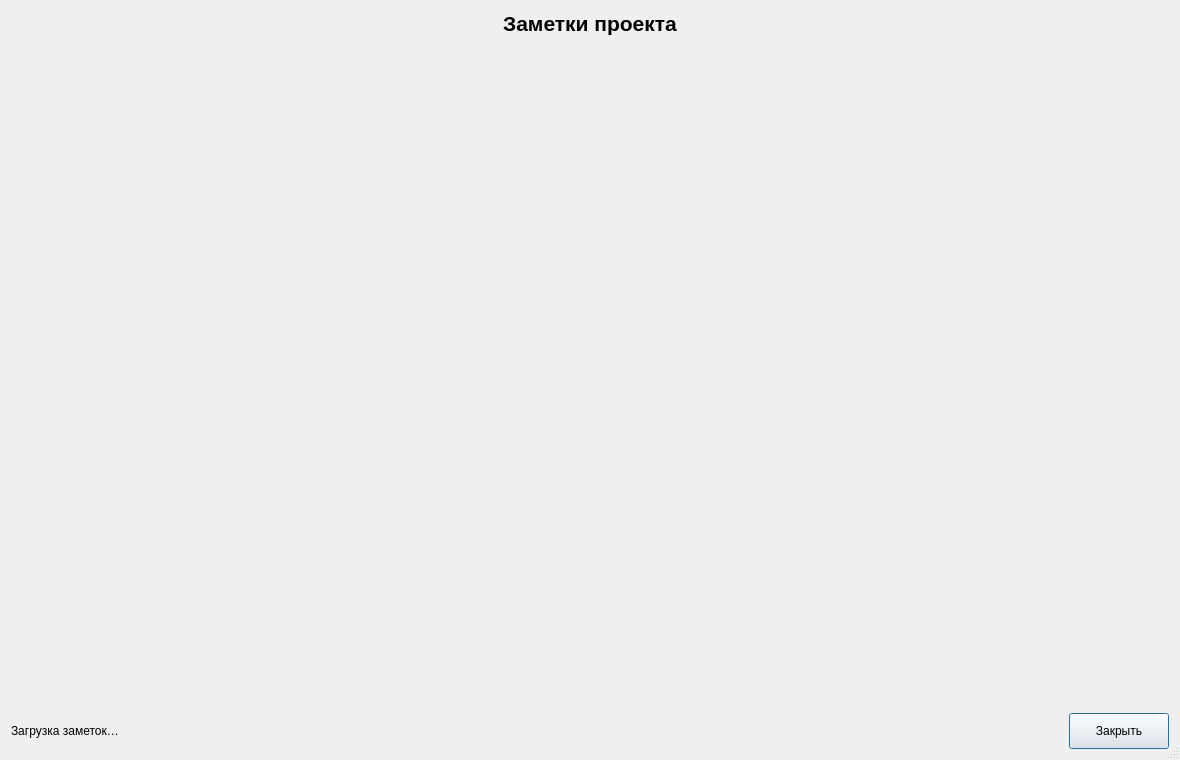
<?xml version="1.0" encoding="UTF-8"?>
<ui version="4.0">
 <class>project_notes_dialog</class>
 <widget class="QDialog" name="project_notes_dialog">
  <property name="geometry">
   <rect>
    <x>0</x>
    <y>0</y>
    <width>1180</width>
    <height>760</height>
   </rect>
  </property>
  <property name="minimumSize">
   <size>
    <width>520</width>
    <height>480</height>
   </size>
  </property>
  <property name="font">
   <font>
    <family>Arial</family>
   </font>
  </property>
  <property name="windowTitle">
   <string>Заметки проекта</string>
  </property>
  <property name="accessibleName">
   <string>Заметки проекта</string>
  </property>
  <property name="sizeGripEnabled">
   <bool>true</bool>
  </property>
  <layout class="QVBoxLayout" name="verticalLayout">
   <item>
    <widget class="QLabel" name="notes_title_label">
     <property name="font">
      <font>
       <family>Arial</family>
       <pointsize>16</pointsize>
       <bold>true</bold>
      </font>
     </property>
     <property name="text">
      <string>Заметки проекта</string>
     </property>
     <property name="alignment">
      <set>Qt::AlignmentFlag::AlignCenter</set>
     </property>
     <property name="wordWrap">
      <bool>true</bool>
     </property>
    </widget>
   </item>
   <item>
    <widget class="QWidget" name="notes_container" native="true">
     <property name="sizePolicy">
      <sizepolicy hsizetype="Expanding" vsizetype="Expanding">
       <horstretch>0</horstretch>
       <verstretch>1</verstretch>
      </sizepolicy>
     </property>
     <property name="minimumSize">
      <size>
       <width>0</width>
       <height>360</height>
      </size>
     </property>
     <property name="accessibleName">
      <string>Редактор заметок проекта</string>
     </property>
     <layout class="QVBoxLayout" name="notes_layout">
      <property name="leftMargin">
       <number>0</number>
      </property>
      <property name="topMargin">
       <number>0</number>
      </property>
      <property name="rightMargin">
       <number>0</number>
      </property>
      <property name="bottomMargin">
       <number>0</number>
      </property>
     </layout>
    </widget>
   </item>
   <item>
    <layout class="QHBoxLayout" name="buttons_layout">
     <item>
      <widget class="QLabel" name="status_label">
       <property name="text">
        <string>Загрузка заметок…</string>
       </property>
       <property name="wordWrap">
        <bool>true</bool>
       </property>
      </widget>
     </item>
     <item>
      <spacer name="horizontalSpacer">
       <property name="orientation">
        <enum>Qt::Orientation::Horizontal</enum>
       </property>
       <property name="sizeHint" stdset="0">
        <size>
         <width>40</width>
         <height>20</height>
        </size>
       </property>
      </spacer>
     </item>
     <item>
      <widget class="QPushButton" name="close_button">
       <property name="minimumSize">
        <size>
         <width>100</width>
         <height>36</height>
        </size>
       </property>
       <property name="text">
        <string>Закрыть</string>
       </property>
       <property name="accessibleName">
        <string>Закрыть заметки проекта</string>
       </property>
      </widget>
     </item>
    </layout>
   </item>
  </layout>
 </widget>
 <tabstops>
  <tabstop>close_button</tabstop>
 </tabstops>
 <resources/>
 <connections/>
</ui>
